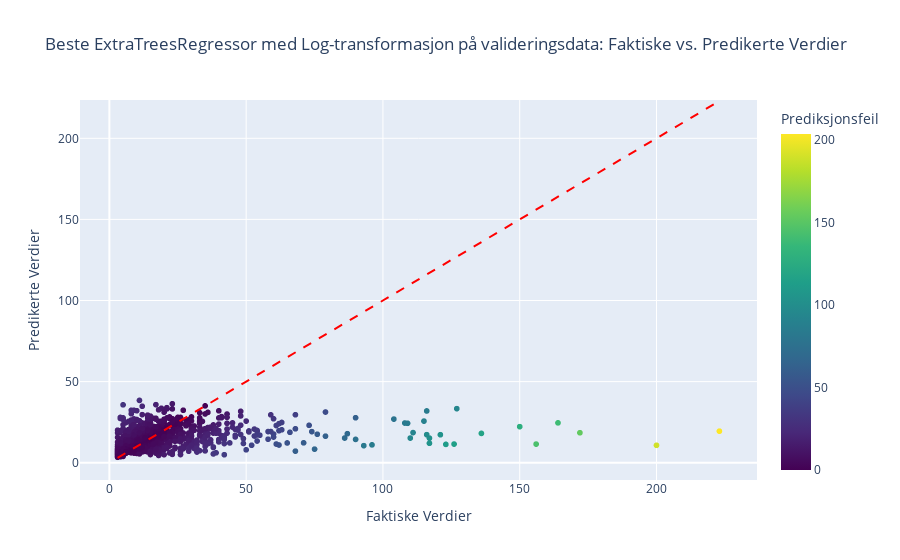

The code cell stored with this chart in its notebook:
### Markdown cell above
## Hyperparamtertuning av ExtraTreesRegressor med log transformert target variabel

### Code cell
# Log-transformer målvariabelen for å redusere skjevhet
y_train_log = np.log1p(y_train)

# Definer parameterområdet for ExtraTreesRegressor
param_grid_et = {
    'n_estimators': [100, 200, 500],         # Antall trær i ensemblet
    'max_depth': [10, 20, 50, None],         # Maks dybde for hvert tre
    'min_samples_split': [2, 5, 10],         # Minste antall prøver for å splitte en node
    'min_samples_leaf': [1, 2, 4],           # Minste antall prøver for å danne et blad
    'bootstrap': [True, False]               # Om bootstrap-prøver skal brukes for å bygge trærne
}

# Initialiser RandomizedSearchCV for ExtraTreesRegressor med forhåndsdefinert deling
random_search_et = RandomizedSearchCV(
    estimator=ExtraTreesRegressor(random_state=42),
    param_distributions=param_grid_et,
    n_iter=50,  # Antall parameterkombinasjoner å teste
    cv=pds,  # Forhåndsdefinert deling for trenings- og valideringsdata
    scoring='neg_root_mean_squared_error',  # Bruker negativ RMSE for skåring
    verbose=2,
    random_state=42,
    n_jobs=-1  # Bruker alle tilgjengelige kjerner
)

# Tren RandomizedSearchCV på det kombinerte datasettet med log-transformert målvariabel
random_search_et.fit(X_combined, np.log1p(y_combined))

# Hent beste hyperparametere og RMSE på log-skala
best_params_et = random_search_et.best_params_
best_rmse_log = -random_search_et.best_score_  # Konverter til positiv for RMSE
print(f"Beste Hyperparametere: {best_params_et}")
print(f"Beste RMSE på Log-skala: {best_rmse_log:.3f}")

# Omregn beste RMSE til opprinnelig skala (tilnærming)
best_rmse_original_scale = np.expm1(best_rmse_log)
print(f"Omtrentlig Beste RMSE på Opprinnelig Skala: {best_rmse_original_scale:.3f}")

# Tren ExtraTreesRegressor med beste parametere på kun log-transformerte treningsdata
best_et_model = ExtraTreesRegressor(**best_params_et, random_state=42)
best_et_model.fit(X_train_imputed, y_train_log)

# Prediker på valideringssettet (log-skala)
y_val_pred_log = best_et_model.predict(X_val_imputed)

# Inverter log-transformasjonen for prediksjoner på valideringsdata
y_val_pred_et = np.expm1(y_val_pred_log)

# Beregn RMSE for prediksjoner på opprinnelig skala
rmse_val_et = root_mean_squared_error(y_val, y_val_pred_et)
print(f"RMSE på Valideringssett med Log-transformasjon Anvendt: {rmse_val_et:.3f}")

# Visualiser faktiske vs predikerte verdier
plot_actual_vs_pred(y_val, y_val_pred_et, "Beste ExtraTreesRegressor med Log-transformasjon på valideringsdata")

### Figure 1 — Plotly figure (JSON) as saved in the notebook; plotly's stock layout.template omitted (floating-point values rounded to 4 significant figures; data arrays with more than 128 entries replaced by an {"elided": "..."} marker saying what was removed)
{"data": [{"hovertemplate": "Actual=%{x}<br>Predicted=%{y}<br>Prediksjonsfeil=%{marker.color}<extra></extra>", "legendgroup": "", "marker": {"color": {"elided": "1160 float values"}, "coloraxis": "coloraxis", "symbol": "circle"}, "mode": "markers", "name": "", "showlegend": false, "type": "scattergl", "x": {"elided": "1160 int values"}, "xaxis": "x", "y": {"elided": "1160 float values"}, "yaxis": "y"}], "layout": {"coloraxis": {"colorbar": {"title": {"text": "Prediksjonsfeil"}}, "colorscale": [[0, "#440154"], [0.1111, "#482878"], [0.2222, "#3e4989"], [0.3333, "#31688e"], [0.4444, "#26828e"], [0.5556, "#1f9e89"], [0.6667, "#35b779"], [0.7778, "#6ece58"], [0.8889, "#b5de2b"], [1, "#fde725"]]}, "legend": {"tracegroupgap": 0}, "shapes": [{"line": {"color": "Red", "dash": "dash"}, "name": "Perfekt Prediksjonslinje", "type": "line", "x0": 3, "x1": 223, "y0": 3, "y1": 223}], "title": {"text": "Beste ExtraTreesRegressor med Log-transformasjon på valideringsdata: Faktiske vs. Predikerte Verdier"}, "xaxis": {"anchor": "y", "domain": [0, 1], "title": {"text": "Faktiske Verdier"}}, "yaxis": {"anchor": "x", "domain": [0, 1], "title": {"text": "Predikerte Verdier"}}}}
